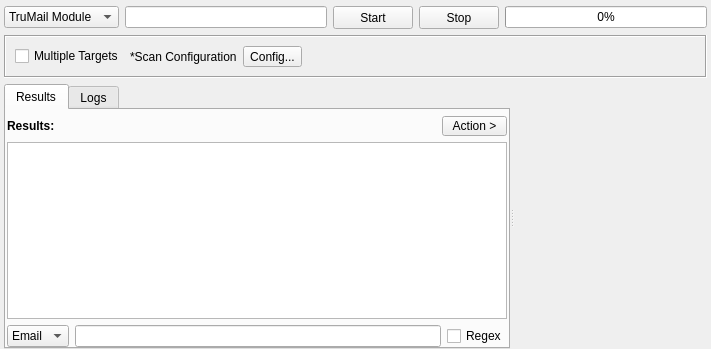
<?xml version="1.0" encoding="UTF-8"?>
<ui version="4.0">
 <class>EmailEnum</class>
 <widget class="QWidget" name="EmailEnum">
  <property name="geometry">
   <rect>
    <x>0</x>
    <y>0</y>
    <width>711</width>
    <height>349</height>
   </rect>
  </property>
  <property name="windowTitle">
   <string>Email Tool</string>
  </property>
  <layout class="QVBoxLayout" name="verticalLayout_2">
   <property name="leftMargin">
    <number>4</number>
   </property>
   <property name="topMargin">
    <number>6</number>
   </property>
   <property name="rightMargin">
    <number>4</number>
   </property>
   <property name="bottomMargin">
    <number>0</number>
   </property>
   <item>
    <layout class="QHBoxLayout" name="horizontalLayout">
     <item>
      <widget class="QComboBox" name="comboBoxEngine">
       <property name="minimumSize">
        <size>
         <width>0</width>
         <height>0</height>
        </size>
       </property>
       <item>
        <property name="text">
         <string>TruMail Module</string>
        </property>
       </item>
      </widget>
     </item>
     <item>
      <widget class="QLineEdit" name="lineEditTarget"/>
     </item>
     <item>
      <widget class="QPushButton" name="buttonStart">
       <property name="minimumSize">
        <size>
         <width>75</width>
         <height>23</height>
        </size>
       </property>
       <property name="sizeIncrement">
        <size>
         <width>0</width>
         <height>0</height>
        </size>
       </property>
       <property name="text">
        <string>Start</string>
       </property>
      </widget>
     </item>
     <item>
      <widget class="QPushButton" name="buttonStop">
       <property name="minimumSize">
        <size>
         <width>75</width>
         <height>23</height>
        </size>
       </property>
       <property name="sizeIncrement">
        <size>
         <width>0</width>
         <height>0</height>
        </size>
       </property>
       <property name="text">
        <string>Stop</string>
       </property>
      </widget>
     </item>
     <item>
      <widget class="QProgressBar" name="progressBar">
       <property name="value">
        <number>0</number>
       </property>
      </widget>
     </item>
    </layout>
   </item>
   <item>
    <widget class="QFrame" name="frame">
     <property name="frameShape">
      <enum>QFrame::Box</enum>
     </property>
     <property name="frameShadow">
      <enum>QFrame::Sunken</enum>
     </property>
     <layout class="QHBoxLayout" name="horizontalLayout_2">
      <property name="leftMargin">
       <number>9</number>
      </property>
      <property name="rightMargin">
       <number>9</number>
      </property>
      <item>
       <widget class="QCheckBox" name="checkBoxMultipleTargets">
        <property name="text">
         <string>Multiple Targets</string>
        </property>
       </widget>
      </item>
      <item>
       <widget class="QLabel" name="label">
        <property name="text">
         <string>*Scan Configuration</string>
        </property>
       </widget>
      </item>
      <item>
       <widget class="QToolButton" name="buttonConfig">
        <property name="text">
         <string>Config...</string>
        </property>
       </widget>
      </item>
      <item>
       <spacer name="horizontalSpacer">
        <property name="orientation">
         <enum>Qt::Horizontal</enum>
        </property>
        <property name="sizeHint" stdset="0">
         <size>
          <width>396</width>
          <height>20</height>
         </size>
        </property>
       </spacer>
      </item>
     </layout>
    </widget>
   </item>
   <item>
    <widget class="QSplitter" name="splitter">
     <property name="orientation">
      <enum>Qt::Horizontal</enum>
     </property>
     <widget class="QTabWidget" name="tabWidget">
      <property name="currentIndex">
       <number>0</number>
      </property>
      <widget class="QWidget" name="tabResults">
       <attribute name="title">
        <string>Results</string>
       </attribute>
       <layout class="QVBoxLayout" name="verticalLayout">
        <property name="leftMargin">
         <number>1</number>
        </property>
        <property name="topMargin">
         <number>6</number>
        </property>
        <property name="rightMargin">
         <number>1</number>
        </property>
        <property name="bottomMargin">
         <number>0</number>
        </property>
        <item>
         <layout class="QHBoxLayout" name="horizontalLayout_3">
          <item>
           <widget class="QLabel" name="label_2">
            <property name="sizePolicy">
             <sizepolicy hsizetype="Maximum" vsizetype="Maximum">
              <horstretch>0</horstretch>
              <verstretch>0</verstretch>
             </sizepolicy>
            </property>
            <property name="font">
             <font>
              <weight>75</weight>
              <bold>true</bold>
             </font>
            </property>
            <property name="text">
             <string>Results:</string>
            </property>
           </widget>
          </item>
          <item>
           <widget class="QLabel" name="labelResultsCount">
            <property name="sizePolicy">
             <sizepolicy hsizetype="Preferred" vsizetype="Preferred">
              <horstretch>0</horstretch>
              <verstretch>0</verstretch>
             </sizepolicy>
            </property>
            <property name="text">
             <string/>
            </property>
           </widget>
          </item>
          <item>
           <widget class="QToolButton" name="buttonAction">
            <property name="minimumSize">
             <size>
              <width>65</width>
              <height>20</height>
             </size>
            </property>
            <property name="text">
             <string>Action &gt;</string>
            </property>
           </widget>
          </item>
         </layout>
        </item>
        <item>
         <widget class="QTreeView" name="treeViewResults">
          <property name="font">
           <font>
            <family>MS Shell Dlg 2</family>
            <pointsize>8</pointsize>
           </font>
          </property>
          <property name="acceptDrops">
           <bool>false</bool>
          </property>
          <property name="alternatingRowColors">
           <bool>true</bool>
          </property>
          <property name="selectionMode">
           <enum>QAbstractItemView::ExtendedSelection</enum>
          </property>
          <property name="selectionBehavior">
           <enum>QAbstractItemView::SelectItems</enum>
          </property>
          <attribute name="headerCascadingSectionResizes">
           <bool>true</bool>
          </attribute>
          <attribute name="headerMinimumSectionSize">
           <number>220</number>
          </attribute>
          <attribute name="headerDefaultSectionSize">
           <number>220</number>
          </attribute>
          <attribute name="headerHighlightSections">
           <bool>true</bool>
          </attribute>
         </widget>
        </item>
        <item>
         <layout class="QHBoxLayout" name="horizontalLayout_4">
          <item>
           <widget class="QComboBox" name="comboBoxFilter">
            <property name="minimumSize">
             <size>
              <width>0</width>
              <height>0</height>
             </size>
            </property>
            <item>
             <property name="text">
              <string>Email</string>
             </property>
            </item>
            <item>
             <property name="text">
              <string>Value</string>
             </property>
            </item>
           </widget>
          </item>
          <item>
           <widget class="QLineEdit" name="lineEditFilter"/>
          </item>
          <item>
           <widget class="QCheckBox" name="checkBoxRegex">
            <property name="text">
             <string>Regex</string>
            </property>
           </widget>
          </item>
         </layout>
        </item>
       </layout>
      </widget>
      <widget class="QWidget" name="tabLogs">
       <attribute name="title">
        <string>Logs</string>
       </attribute>
       <layout class="QVBoxLayout" name="verticalLayout_3">
        <property name="leftMargin">
         <number>1</number>
        </property>
        <property name="topMargin">
         <number>2</number>
        </property>
        <property name="rightMargin">
         <number>1</number>
        </property>
        <property name="bottomMargin">
         <number>0</number>
        </property>
        <item>
         <widget class="QPlainTextEdit" name="plainTextEditLogs"/>
        </item>
       </layout>
      </widget>
     </widget>
     <widget class="InputWidget" name="targets" native="true">
      <property name="minimumSize">
       <size>
        <width>0</width>
        <height>150</height>
       </size>
      </property>
     </widget>
    </widget>
   </item>
  </layout>
 </widget>
 <customwidgets>
  <customwidget>
   <class>InputWidget</class>
   <extends>QWidget</extends>
   <header>src/widgets/InputWidget.h</header>
   <container>1</container>
  </customwidget>
 </customwidgets>
 <resources/>
 <connections/>
</ui>
